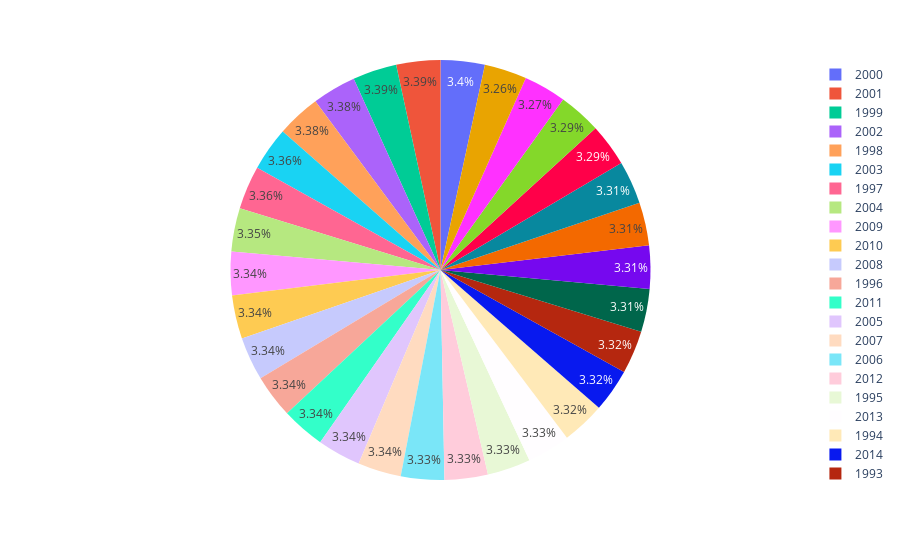

Notebook code for this chart:
### Code cell
fig =px.pie(data,values='alcohol',names='year')
fig.show()

### Figure 1 — Plotly figure (JSON) as saved in the notebook; plotly's stock layout.template omitted (floating-point values rounded to 4 significant figures; data arrays with more than 128 entries replaced by an {"elided": "..."} marker saying what was removed)
{"data": [{"domain": {"x": [0, 1], "y": [0, 1]}, "hovertemplate": "year=%{label}<br>alcohol=%{value}<extra></extra>", "labels": {"elided": "6840 int values"}, "legendgroup": "", "name": "", "showlegend": true, "type": "pie", "values": {"elided": "6840 float values"}}], "layout": {"legend": {"tracegroupgap": 0}, "margin": {"t": 60}}}
